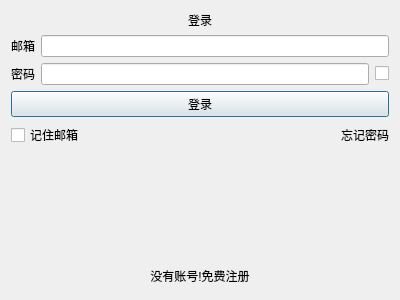
<?xml version="1.0" encoding="UTF-8"?>
<ui version="4.0">
 <class>LoginWindow</class>
 <widget class="QDialog" name="LoginWindow">
  <property name="geometry">
   <rect>
    <x>0</x>
    <y>0</y>
    <width>400</width>
    <height>300</height>
   </rect>
  </property>
  <property name="windowTitle">
   <string>Dialog</string>
  </property>
  <layout class="QVBoxLayout" name="verticalLayout">
   <item>
    <widget class="QLabel" name="label">
     <property name="layoutDirection">
      <enum>Qt::LeftToRight</enum>
     </property>
     <property name="text">
      <string>登录</string>
     </property>
     <property name="textFormat">
      <enum>Qt::RichText</enum>
     </property>
     <property name="alignment">
      <set>Qt::AlignCenter</set>
     </property>
    </widget>
   </item>
   <item>
    <layout class="QHBoxLayout" name="horizontalLayout">
     <item>
      <widget class="QLabel" name="label_2">
       <property name="text">
        <string>邮箱</string>
       </property>
      </widget>
     </item>
     <item>
      <widget class="QLineEdit" name="emailLineEdit"/>
     </item>
    </layout>
   </item>
   <item>
    <layout class="QHBoxLayout" name="horizontalLayout_2">
     <item>
      <widget class="QLabel" name="label_3">
       <property name="text">
        <string>密码</string>
       </property>
      </widget>
     </item>
     <item>
      <widget class="QLineEdit" name="passwordLineEdit"/>
     </item>
     <item>
      <widget class="QCheckBox" name="showpassword_checkBox">
       <property name="text">
        <string/>
       </property>
       <property name="icon">
        <iconset theme="address-book-new">
         <normaloff>.</normaloff>.</iconset>
       </property>
      </widget>
     </item>
    </layout>
   </item>
   <item>
    <widget class="QPushButton" name="loginButton">
     <property name="text">
      <string>登录</string>
     </property>
    </widget>
   </item>
   <item>
    <layout class="QHBoxLayout" name="horizontalLayout_3">
     <item>
      <widget class="QCheckBox" name="isSaveEmail_checkBox">
       <property name="text">
        <string>记住邮箱</string>
       </property>
      </widget>
     </item>
     <item>
      <widget class="QLabel" name="resetpassword_label">
       <property name="text">
        <string>忘记密码</string>
       </property>
       <property name="alignment">
        <set>Qt::AlignRight|Qt::AlignTrailing|Qt::AlignVCenter</set>
       </property>
      </widget>
     </item>
    </layout>
   </item>
   <item>
    <spacer name="verticalSpacer">
     <property name="orientation">
      <enum>Qt::Vertical</enum>
     </property>
     <property name="sizeHint" stdset="0">
      <size>
       <width>20</width>
       <height>40</height>
      </size>
     </property>
    </spacer>
   </item>
   <item>
    <widget class="QPushButton" name="toRegisterW_pushButton">
     <property name="text">
      <string>没有账号!免费注册</string>
     </property>
     <property name="default">
      <bool>false</bool>
     </property>
     <property name="flat">
      <bool>true</bool>
     </property>
    </widget>
   </item>
  </layout>
 </widget>
 <resources/>
 <connections/>
</ui>
